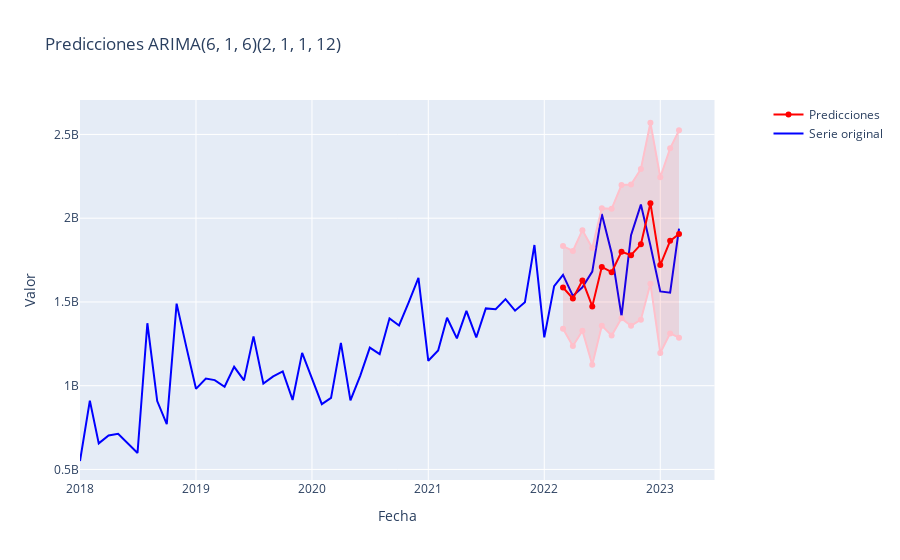

The notebook cell this image was saved under:
### Markdown cell above
#### Fase de test de los paramestros del ARIMA

### Code cell
forecast_df, int_conf, order, s_order, metricas = test_ARIMA(bd= ventas_cluster, order= (6,1,6), s_order= (2,1,1,12), alpha= (0.05), test_size= 0.2)
print(metricas)
plot_ARIMA(bd= ventas_cluster, bd_forecast= forecast_df, conf_int= int_conf, order= order, s_order= s_order)
